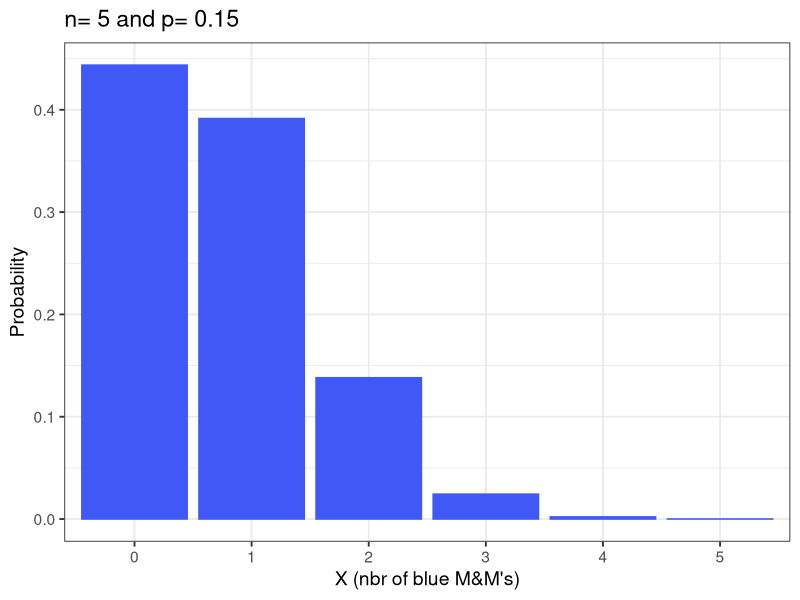
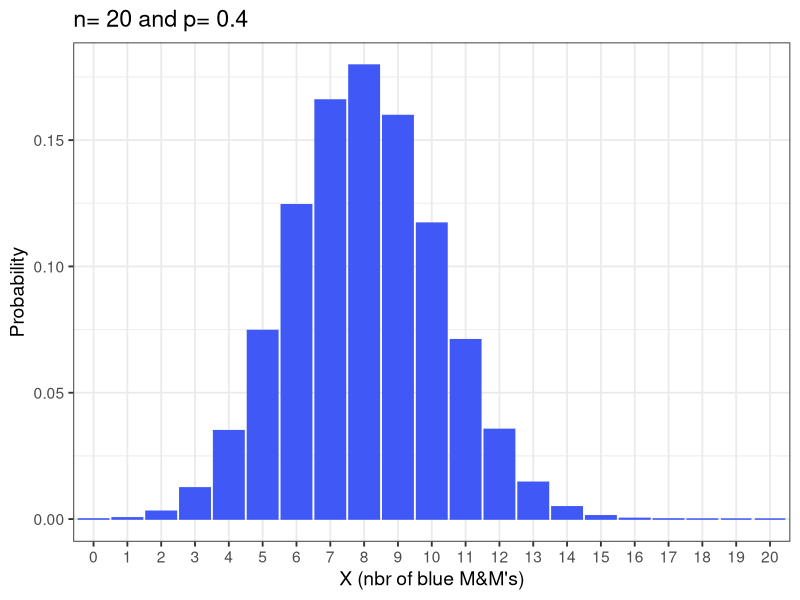

Here is the R script that generated these plots, in order:
## ---- chunk 1
knitr::opts_chunk$set(echo = TRUE)
## ---- chunk 2
library(ggplot2)
## ---- chunk 3
make_my_MMs_plot <- function(n=5,p=0.15) {
  nbrB<-c(0:n)
  Cnx<-factorial(n)/(factorial(nbrB)*(factorial(n-nbrB)))
  probB<-NULL
  for(i in 1:(n+1)) {
    probB[i]<-Cnx[i]*p^nbrB[i]*(1-p)^(n-nbrB[i])
  }
  dataMMs<-data.frame(nbrB=factor(nbrB),
                      prob=probB)
  ggplot(dataMMs,aes(x=nbrB,
                     y=probB))+
    geom_bar(stat = "identity",
             col="#4058F5",
             fill="#4058F5")+
    ylab("Probability")+
    xlab("X (nbr of blue M&M's)")+
    ggtitle(paste("n=",n,"and p=",p))+
    theme_bw(base_size = 14)
}
## ---- chunk 4
make_my_MMs_plot() # plot with default values: 5 draws and a probabiliyt of success of 0.15
make_my_MMs_plot(n=20,p=0.4) # plot for 20 draws and a probability of success of 0.4
